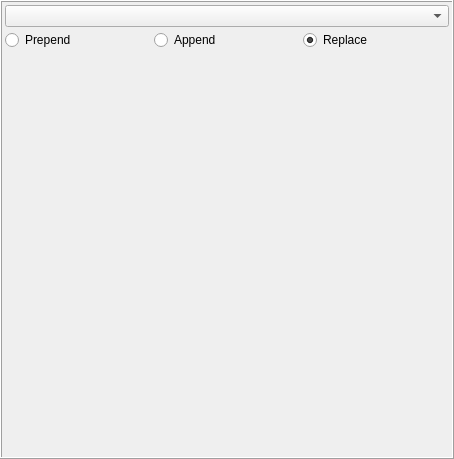
<?xml version="1.0" encoding="UTF-8"?>
<ui version="4.0">
 <class>ColumnManipulatorGUI</class>
 <widget class="QFrame" name="ColumnManipulatorGUI">
  <property name="geometry">
   <rect>
    <x>0</x>
    <y>0</y>
    <width>454</width>
    <height>459</height>
   </rect>
  </property>
  <property name="windowTitle">
   <string/>
  </property>
  <property name="frameShape">
   <enum>QFrame::Box</enum>
  </property>
  <property name="frameShadow">
   <enum>QFrame::Raised</enum>
  </property>
  <layout class="QVBoxLayout" name="mFrameLayout">
   <property name="spacing">
    <number>2</number>
   </property>
   <property name="leftMargin">
    <number>0</number>
   </property>
   <property name="topMargin">
    <number>0</number>
   </property>
   <property name="rightMargin">
    <number>0</number>
   </property>
   <property name="bottomMargin">
    <number>0</number>
   </property>
   <item>
    <layout class="QGridLayout" name="gridLayout" rowstretch="0,0,0,0,0" columnstretch="0,0,0">
     <property name="leftMargin">
      <number>3</number>
     </property>
     <property name="topMargin">
      <number>3</number>
     </property>
     <property name="rightMargin">
      <number>3</number>
     </property>
     <property name="bottomMargin">
      <number>3</number>
     </property>
     <property name="spacing">
      <number>3</number>
     </property>
     <item row="0" column="0">
      <widget class="QComboBox" name="mColumnBox"/>
     </item>
     <item row="4" column="0">
      <layout class="QHBoxLayout" name="horizontalLayout">
       <item alignment="Qt::AlignTop">
        <widget class="QRadioButton" name="mPrependBtn">
         <property name="text">
          <string>Prepend</string>
         </property>
         <attribute name="buttonGroup">
          <string notr="true">mModeGroup</string>
         </attribute>
        </widget>
       </item>
       <item alignment="Qt::AlignTop">
        <widget class="QRadioButton" name="mAppendBtn">
         <property name="text">
          <string>Append</string>
         </property>
         <property name="autoExclusive">
          <bool>true</bool>
         </property>
         <attribute name="buttonGroup">
          <string notr="true">mModeGroup</string>
         </attribute>
        </widget>
       </item>
       <item alignment="Qt::AlignTop">
        <widget class="QRadioButton" name="mReplaceBtn">
         <property name="text">
          <string>Replace</string>
         </property>
         <property name="checked">
          <bool>true</bool>
         </property>
         <attribute name="buttonGroup">
          <string notr="true">mModeGroup</string>
         </attribute>
        </widget>
       </item>
      </layout>
     </item>
    </layout>
   </item>
  </layout>
 </widget>
 <resources/>
 <connections>
  <connection>
   <sender>mAppendBtn</sender>
   <signal>clicked()</signal>
   <receiver>ColumnManipulatorGUI</receiver>
   <slot>onAppend()</slot>
   <hints>
    <hint type="sourcelabel">
     <x>308</x>
     <y>36</y>
    </hint>
    <hint type="destinationlabel">
     <x>231</x>
     <y>69</y>
    </hint>
   </hints>
  </connection>
  <connection>
   <sender>mPrependBtn</sender>
   <signal>clicked()</signal>
   <receiver>ColumnManipulatorGUI</receiver>
   <slot>onPrepend()</slot>
   <hints>
    <hint type="sourcelabel">
     <x>206</x>
     <y>36</y>
    </hint>
    <hint type="destinationlabel">
     <x>231</x>
     <y>69</y>
    </hint>
   </hints>
  </connection>
  <connection>
   <sender>mReplaceBtn</sender>
   <signal>clicked()</signal>
   <receiver>ColumnManipulatorGUI</receiver>
   <slot>onReplace()</slot>
   <hints>
    <hint type="sourcelabel">
     <x>410</x>
     <y>36</y>
    </hint>
    <hint type="destinationlabel">
     <x>231</x>
     <y>69</y>
    </hint>
   </hints>
  </connection>
  <connection>
   <sender>mColumnBox</sender>
   <signal>activated(int)</signal>
   <receiver>ColumnManipulatorGUI</receiver>
   <slot>onColumnSelected(int)</slot>
   <hints>
    <hint type="sourcelabel">
     <x>226</x>
     <y>13</y>
    </hint>
    <hint type="destinationlabel">
     <x>226</x>
     <y>229</y>
    </hint>
   </hints>
  </connection>
 </connections>
 <slots>
  <slot>onTextChanged(QString)</slot>
  <slot>onPrepend()</slot>
  <slot>onAppend()</slot>
  <slot>onReplace()</slot>
  <slot>onColumnSelected(int)</slot>
 </slots>
 <buttongroups>
  <buttongroup name="mModeGroup"/>
 </buttongroups>
</ui>
